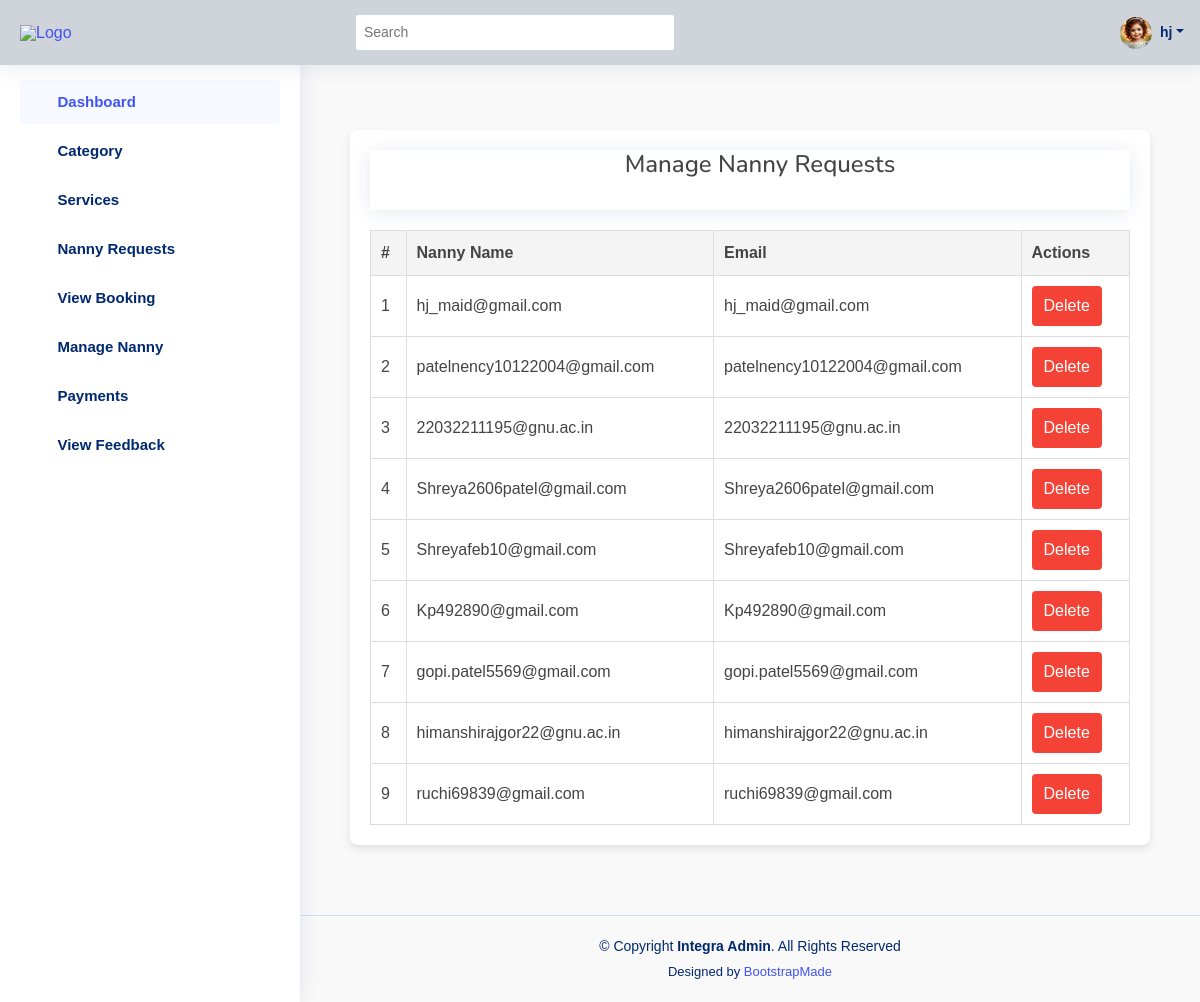
/admin_app/manage_nanny/ (signed in), run on the app's committed database.
### nm_app/models.py (models this page shows)
class User(AbstractUser):
    phone = models.IntegerField(null=True,blank=True)
    address = models.TextField(null=True,blank=True)
    role = models.CharField(max_length=255,null=True,blank=True,default="customer")
    profile =models.ImageField(null=True,blank=True)
    skills = models.TextField(null=True,blank=True)
    adhar_pan = models.ImageField(null=True,blank=True)
    certificate = models.ImageField(null=True,blank=True)
    is_verify = models.BooleanField(default=False)
    speciality = models.CharField(max_length=255,null=True,blank=True)
    expirience = models.IntegerField(null=True,blank=True)

### admin_app/views.py (the view)
# urls.py: path('manage_nanny/',views.manage_nanny,name="manage_nanny"),
@login_required(login_url='user_login')
def manage_nanny(request):
    nanny = models.User.objects.filter(role="maid",is_active=True)
    context = {
        'nanny':nanny,
    }
    return render(request,'adminapp/manage-nanny.html',context)

### templates/adminapp/manage-nanny.html (shortened to what this page needs)
{% extends "adminapp/master.html" %}
{% load static %}
{% block content %}
<!DOCTYPE html>
<html lang="en">
<head>
</head>
<body>
    <div class="container">
        <div class="header">
            <h1>Manage Nanny Requests</h1>
        </div>
        <table>
            <thead>
                <tr>
                    <th>#</th>
                    <th>Nanny Name</th>
                    <th>Email</th>
                    <th>Actions</th>
                </tr>
            </thead>
            <tbody>
                {% for ab in nanny %}
                <tr>
                    <td>{{forloop.counter}}</td>
                    <td>{{ab.username}}</td>
                    <td>{{ab.email}}</td>
                    <td>
                        <div class="action-buttons">
                            <button class="btn btn-decline">Delete</button>
                        </div>
                    </td>
                </tr>
                {% endfor %}
            </tbody>
        </table>
    </div>
</body>
</html>
{% endblock %}

### templates/adminapp/master.html (shortened to what this page needs)
  <!DOCTYPE html>
  <html lang="en">
  {% load static %}
  <head>
    <link href="{% static 'adminapp/assets/vendor/bootstrap/css/bootstrap.min.css' %}" rel="stylesheet">
    <link href="{% static 'adminapp/assets/vendor/bootstrap-icons/bootstrap-icons.css' %}" rel="stylesheet">
    <link href="{% static 'adminapp/assets/vendor/boxicons/css/boxicons.min.css' %}" rel="stylesheet">
    <link href="{% static 'adminapp/assets/vendor/quill/quill.snow.css' %}" rel="stylesheet">
    <link href="{% static 'adminapp/assets/vendor/quill/quill.bubble.css' %}" rel="stylesheet">
    <link href="{% static 'adminapp/assets/vendor/remixicon/remixicon.css' %}" rel="stylesheet">
    <link href="{% static 'adminapp/assets/vendor/simple-datatables/style.css' %}" rel="stylesheet">
    <link href="{% static 'adminapp/assets/css/style.css' %}" rel="stylesheet">
  </head>
  <body>
    <header id="header" class="header fixed-top d-flex align-items-center bg-dark-subtle" style="height: 65px;">
      <div class="d-flex align-items-center justify-content-between">
        <a href="{% url 'adminindexview' %}" class="logo d-flex align-items-center">
          <img src="{% static 'adminapp/assets/img/logo1.png' %}" alt="Logo">
        </a>
        <i class="bi bi-list toggle-sidebar-btn"></i>
      </div>
      <div class="search-bar">
        <form class="search-form d-flex align-items-center" method="POST" action="#">
          <input type="text" name="query" placeholder="Search" title="Enter search keyword">
          <button type="submit" title="Search"><i class="bi bi-search"></i></button>
        </form>
      </div>
      <nav class="header-nav ms-auto">
        <ul class="d-flex align-items-center">
          <li class="nav-item dropdown pe-3">
            <a class="nav-link nav-profile d-flex align-items-center pe-0" href="#" data-bs-toggle="dropdown">
              {% if request.user.profile %}
                <img src="{{ request.user.profile.url }}" alt="Profile" class="rounded-circle" width="32" height="32">
              {% else %}
                <img src="{% static 'adminapp/assets/img/default-profile.jpg' %}" alt="Default Profile" class="rounded-circle" width="32" height="32">
              {% endif %}
              <span class="d-none d-md-block dropdown-toggle ps-2">{{ request.user.first_name }}</span>
            </a>
          </li>
        </ul>
      </nav>
    </header>
    <aside id="sidebar" class="sidebar">
      <ul class="sidebar-nav" id="sidebar-nav">
        <li class="nav-item">
          <a class="nav-link " href="{% url 'adminindexview' %}">
            <i class="bi bi-grid"></i>
            <span>Dashboard</span>
          </a>
        </li>
<li class="nav-item">
  <a class="nav-link collapsed" data-bs-target="#category-nav" data-bs-toggle="collapse" href="#">
    <i class="bi bi-tags"></i><span>Category</span><i class="bi bi-chevron-down ms-auto"></i>
  </a>
</li>
<li class="nav-item">
  <a class="nav-link collapsed" data-bs-target="#services-nav" data-bs-toggle="collapse" href="#">
    <i class="bi bi-gear-wide-connected"></i><span>Services</span><i class="bi bi-chevron-down ms-auto"></i>
  </a>
</li>
<li class="nav-item">
  <a class="nav-link collapsed" href="{% url 'nanny_requests' %}">
    <i class="bi bi-people-fill"></i><span>Nanny Requests</span>
  </a>
</li>
<li class="nav-item">
  <a class="nav-link collapsed" href="{% url 'Service_Requests' %}">
    <i class="bi bi-card-checklist"></i><span>View Booking</span>
  </a>
</li>
<li class="nav-item">
  <a class="nav-link collapsed" href="{% url 'manage_nanny' %}">
    <i class="bi bi-person-badge"></i><span>Manage Nanny</span>
  </a>
</li>
<li class="nav-item">
  <a class="nav-link collapsed" data-bs-target="#payments-nav" data-bs-toggle="collapse" href="#">
    <i class="bi bi-wallet2"></i><span>Payments</span><i class="bi bi-chevron-down ms-auto"></i>
  </a>
</li>
        <li class="nav-item">
          <a class="nav-link collapsed" href="{% url 'view_feedback' %}">
            <i class="bi bi-chat-dots"></i><span>View Feedback</span>
          </a>
        </li>
      </ul>
    </aside>
    <main id="main" class="main">
      {% block content %}
      {% endblock %}
    </main>
    <footer id="footer" class="footer">
      <div class="copyright">
        &copy; Copyright <strong><span>Integra Admin</span></strong>. All Rights Reserved
      </div>
      <div class="credits">
        Designed by <a href="https://bootstrapmade.com/">BootstrapMade</a>
      </div>
    </footer>
  </body>
  </html>

### static/adminapp/assets/css/style.css (style rules this page uses)
:root { scroll-behavior: smooth; }
body { font-family: "Open Sans", sans-serif; background: #f6f9ff; color: #444444; }
a { color: #4154f1; text-decoration: none; }
h1, h2, h3, h4, h5, h6 { font-family: "Nunito", sans-serif; }
#main { margin-top: 60px; padding: 20px 30px; transition: all 0.3s; }
.logo { line-height: 1; }
@media (min-width: 1200px) { .logo { width: 280px; } }
.logo img { max-height: 26px; margin-right: 6px; }
.header { transition: all 0.5s; z-index: 997; height: 60px; box-shadow: 0px 2px 20px rgba(1, 41, 112, 0.1); background-color: #fff; padding-left: 20px; }
.header .toggle-sidebar-btn { font-size: 32px; padding-left: 10px; cursor: pointer; color: #012970; }
.header .search-bar { min-width: 360px; padding: 0 20px; }
.header .search-form { width: 100%; }
.header .search-form input { border: 0; font-size: 14px; color: #012970; border: 1px solid rgba(1, 41, 112, 0.2); padding: 7px 38px 7px 8px; border-radius: 3px; transition: 0.3s; width: 100%; }
.header .search-form button { border: 0; padding: 0; margin-left: -30px; background: none; }
.header .search-form button i { color: #012970; }
.header-nav ul { list-style: none; }
.header-nav>ul { margin: 0; padding: 0; }
.header-nav .nav-profile { color: #012970; }
.header-nav .nav-profile img { max-height: 36px; }
.header-nav .nav-profile span { font-size: 14px; font-weight: 600; }
.sidebar { position: fixed; top: 60px; left: 0; bottom: 0; width: 300px; z-index: 996; transition: all 0.3s; padding: 20px; overflow-y: auto; scrollbar-width: thin; scrollbar-color: #aab7cf transparent; box-shadow: 0px 0px 20px rgba(1, 41, 112, 0.1); background-color: #fff; }
@media (min-width: 1200px) { #main, #footer { margin-left: 300px; } }
.sidebar-nav { padding: 0; margin: 0; list-style: none; }
.sidebar-nav li { padding: 0; margin: 0; list-style: none; }
.sidebar-nav .nav-item { margin-bottom: 5px; }
.sidebar-nav .nav-link { display: flex; align-items: center; font-size: 15px; font-weight: 600; color: #4154f1; transition: 0.3; background: #f6f9ff; padding: 10px 15px; border-radius: 4px; }
.sidebar-nav .nav-link i { font-size: 16px; margin-right: 10px; color: #4154f1; }
.sidebar-nav .nav-link.collapsed { color: #012970; background: #fff; }
.sidebar-nav .nav-link.collapsed i { color: #899bbd; }
.sidebar-nav .nav-link .bi-chevron-down { margin-right: 0; transition: transform 0.2s ease-in-out; }
.footer { padding: 20px 0; font-size: 14px; transition: all 0.3s; border-top: 1px solid #cddfff; }
.footer .copyright { text-align: center; color: #012970; }
.footer .credits { padding-top: 5px; text-align: center; font-size: 13px; color: #012970; }

### templates/adminapp/master.html (style rules this page uses)
.logo img { max-height: 70px; margin-right: 6px; }

### templates/adminapp/manage-nanny.html (style rules this page uses)
body { font-family: Arial, sans-serif; margin: 0; padding: 0; background-color: #f9f9f9; }
.container { max-width: 800px; margin: 50px auto; padding: 20px; background: #fff; border-radius: 8px; box-shadow: 0 4px 8px rgba(0, 0, 0, 0.1); }
.header { text-align: center; margin-bottom: 20px; }
.header h1 { font-size: 24px; margin: 0; }
table { width: 100%; border-collapse: collapse; }
table th, table td { border: 1px solid #ddd; padding: 10px; text-align: left; }
table th { background-color: #f4f4f4; }
.action-buttons { display: flex; gap: 10px; }
.btn { padding: 8px 12px; border: none; border-radius: 4px; cursor: pointer; }
.btn-decline { background-color: #f44336; color: white; }

### data on the page
User: user.profile (picture), user.first_name "hj", username "hj_maid@gmail.com", email "hj_maid@gmail.com"
User: username "patelnency10122004@gmail.com", email "patelnency10122004@gmail.com"
User: username "22032211195@gnu.ac.in", email "22032211195@gnu.ac.in"
User: username "Shreya2606patel@gmail.com", email "Shreya2606patel@gmail.com"
User: username "Shreyafeb10@gmail.com", email "Shreyafeb10@gmail.com"
User: username "Kp492890@gmail.com", email "Kp492890@gmail.com"
User: username "gopi.patel5569@gmail.com", email "gopi.patel5569@gmail.com"
User: username "himanshirajgor22@gnu.ac.in", email "himanshirajgor22@gnu.ac.in"
User: username "ruchi69839@gmail.com", email "ruchi69839@gmail.com"
